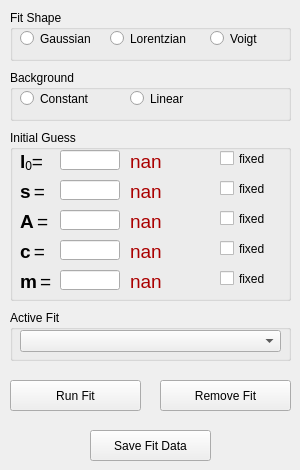
           <widget class="QWidget" name="tab_fit_2">
            <attribute name="title">
             <string>Peak Fit</string>
            </attribute>
            <widget class="QGroupBox" name="groupBox_fits_fit_shape_2">
             <property name="geometry">
              <rect>
               <x>10</x>
               <y>10</y>
               <width>281</width>
               <height>51</height>
              </rect>
             </property>
             <property name="title">
              <string>Fit Shape</string>
             </property>
             <widget class="QRadioButton" name="radioGaussian">
              <property name="geometry">
               <rect>
                <x>10</x>
                <y>20</y>
                <width>82</width>
                <height>17</height>
               </rect>
              </property>
              <property name="text">
               <string>Gaussian</string>
              </property>
             </widget>
             <widget class="QRadioButton" name="radioLorentzian">
              <property name="geometry">
               <rect>
                <x>100</x>
                <y>20</y>
                <width>82</width>
                <height>17</height>
               </rect>
              </property>
              <property name="text">
               <string>Lorentzian</string>
              </property>
             </widget>
             <widget class="QRadioButton" name="radioVoigt">
              <property name="geometry">
               <rect>
                <x>200</x>
                <y>20</y>
                <width>51</width>
                <height>17</height>
               </rect>
              </property>
              <property name="text">
               <string>Voigt</string>
              </property>
             </widget>
            </widget>
            <widget class="QGroupBox" name="groupBox_initial_guess_2">
             <property name="geometry">
              <rect>
               <x>10</x>
               <y>130</y>
               <width>281</width>
               <height>171</height>
              </rect>
             </property>
             <property name="title">
              <string>Initial Guess</string>
             </property>
             <widget class="QLineEdit" name="textCenterGuess">
              <property name="geometry">
               <rect>
                <x>50</x>
                <y>20</y>
                <width>60</width>
                <height>20</height>
               </rect>
              </property>
              <property name="sizePolicy">
               <sizepolicy hsizetype="Fixed" vsizetype="Maximum">
                <horstretch>0</horstretch>
                <verstretch>0</verstretch>
               </sizepolicy>
              </property>
              <property name="minimumSize">
               <size>
                <width>60</width>
                <height>20</height>
               </size>
              </property>
              <property name="maximumSize">
               <size>
                <width>30</width>
                <height>16777215</height>
               </size>
              </property>
             </widget>
             <widget class="QLabel" name="label_21">
              <property name="geometry">
               <rect>
                <x>10</x>
                <y>20</y>
                <width>31</width>
                <height>21</height>
               </rect>
              </property>
              <property name="text">
               <string>&lt;!DOCTYPE HTML PUBLIC &quot;-//W3C//DTD HTML 4.0//EN&quot; &quot;http://www.w3.org/TR/REC-html40/strict.dtd&quot;&gt;
&lt;html&gt;&lt;head&gt;&lt;meta name=&quot;qrichtext&quot; content=&quot;1&quot; /&gt;&lt;style type=&quot;text/css&quot;&gt;
p, li { white-space: pre-wrap; }
&lt;/style&gt;&lt;/head&gt;&lt;body style=&quot; font-family:'MS Shell Dlg 2'; font-size:8pt; font-weight:400; font-style:normal;&quot;&gt;
&lt;p style=&quot; margin-top:0px; margin-bottom:0px; margin-left:0px; margin-right:0px; -qt-block-indent:0; text-indent:0px;&quot;&gt;&lt;span style=&quot; font-family:'Symbol'; font-size:14pt; font-weight:600;&quot;&gt;l&lt;/span&gt;&lt;span style=&quot; font-size:14pt; vertical-align:sub;&quot;&gt;0&lt;/span&gt;&lt;span style=&quot; font-size:14pt;&quot;&gt;=&lt;/span&gt;&lt;/p&gt;&lt;/body&gt;&lt;/html&gt;</string>
              </property>
             </widget>
             <widget class="QCheckBox" name="checkFixLambda">
              <property name="geometry">
               <rect>
                <x>210</x>
                <y>20</y>
                <width>51</width>
                <height>17</height>
               </rect>
              </property>
              <property name="text">
               <string>fixed</string>
              </property>
             </widget>
             <widget class="QLabel" name="label_22">
              <property name="geometry">
               <rect>
                <x>10</x>
                <y>50</y>
                <width>31</width>
                <height>21</height>
               </rect>
              </property>
              <property name="text">
               <string>&lt;!DOCTYPE HTML PUBLIC &quot;-//W3C//DTD HTML 4.0//EN&quot; &quot;http://www.w3.org/TR/REC-html40/strict.dtd&quot;&gt;
&lt;html&gt;&lt;head&gt;&lt;meta name=&quot;qrichtext&quot; content=&quot;1&quot; /&gt;&lt;style type=&quot;text/css&quot;&gt;
p, li { white-space: pre-wrap; }
&lt;/style&gt;&lt;/head&gt;&lt;body style=&quot; font-family:'MS Shell Dlg 2'; font-size:8pt; font-weight:400; font-style:normal;&quot;&gt;
&lt;p style=&quot; margin-top:0px; margin-bottom:0px; margin-left:0px; margin-right:0px; -qt-block-indent:0; text-indent:0px;&quot;&gt;&lt;span style=&quot; font-family:'Symbol'; font-size:14pt; font-weight:600;&quot;&gt;s&lt;/span&gt;&lt;span style=&quot; font-size:14pt; vertical-align:sub;&quot;&gt; &lt;/span&gt;&lt;span style=&quot; font-size:14pt;&quot;&gt;=&lt;/span&gt;&lt;/p&gt;&lt;/body&gt;&lt;/html&gt;</string>
              </property>
             </widget>
             <widget class="QLineEdit" name="textSigmaGuess">
              <property name="geometry">
               <rect>
                <x>50</x>
                <y>50</y>
                <width>60</width>
                <height>20</height>
               </rect>
              </property>
              <property name="sizePolicy">
               <sizepolicy hsizetype="Fixed" vsizetype="Maximum">
                <horstretch>0</horstretch>
                <verstretch>0</verstretch>
               </sizepolicy>
              </property>
              <property name="minimumSize">
               <size>
                <width>60</width>
                <height>20</height>
               </size>
              </property>
              <property name="maximumSize">
               <size>
                <width>30</width>
                <height>16777215</height>
               </size>
              </property>
             </widget>
             <widget class="QCheckBox" name="checkFixSigma">
              <property name="geometry">
               <rect>
                <x>210</x>
                <y>50</y>
                <width>51</width>
                <height>17</height>
               </rect>
              </property>
              <property name="text">
               <string>fixed</string>
              </property>
             </widget>
             <widget class="QLabel" name="label_23">
              <property name="geometry">
               <rect>
                <x>10</x>
                <y>80</y>
                <width>31</width>
                <height>21</height>
               </rect>
              </property>
              <property name="text">
               <string>&lt;!DOCTYPE HTML PUBLIC &quot;-//W3C//DTD HTML 4.0//EN&quot; &quot;http://www.w3.org/TR/REC-html40/strict.dtd&quot;&gt;
&lt;html&gt;&lt;head&gt;&lt;meta name=&quot;qrichtext&quot; content=&quot;1&quot; /&gt;&lt;style type=&quot;text/css&quot;&gt;
p, li { white-space: pre-wrap; }
&lt;/style&gt;&lt;/head&gt;&lt;body style=&quot; font-family:'MS Shell Dlg 2'; font-size:8pt; font-weight:400; font-style:normal;&quot;&gt;
&lt;p style=&quot; margin-top:0px; margin-bottom:0px; margin-left:0px; margin-right:0px; -qt-block-indent:0; text-indent:0px;&quot;&gt;&lt;span style=&quot; font-family:'Symbol'; font-size:14pt; font-weight:600;&quot;&gt;A&lt;/span&gt;&lt;span style=&quot; font-size:14pt; vertical-align:sub;&quot;&gt; &lt;/span&gt;&lt;span style=&quot; font-size:14pt;&quot;&gt;=&lt;/span&gt;&lt;/p&gt;&lt;/body&gt;&lt;/html&gt;</string>
              </property>
             </widget>
             <widget class="QLineEdit" name="textAmpGuess">
              <property name="geometry">
               <rect>
                <x>50</x>
                <y>80</y>
                <width>60</width>
                <height>20</height>
               </rect>
              </property>
              <property name="sizePolicy">
               <sizepolicy hsizetype="Fixed" vsizetype="Maximum">
                <horstretch>0</horstretch>
                <verstretch>0</verstretch>
               </sizepolicy>
              </property>
              <property name="minimumSize">
               <size>
                <width>60</width>
                <height>20</height>
               </size>
              </property>
              <property name="maximumSize">
               <size>
                <width>30</width>
                <height>16777215</height>
               </size>
              </property>
             </widget>
             <widget class="QCheckBox" name="checkFixAmp">
              <property name="geometry">
               <rect>
                <x>210</x>
                <y>80</y>
                <width>51</width>
                <height>17</height>
               </rect>
              </property>
              <property name="text">
               <string>fixed</string>
              </property>
             </widget>
             <widget class="QLabel" name="labelFitLambda">
              <property name="geometry">
               <rect>
                <x>120</x>
                <y>20</y>
                <width>81</width>
                <height>21</height>
               </rect>
              </property>
              <property name="text">
               <string>&lt;!DOCTYPE HTML PUBLIC &quot;-//W3C//DTD HTML 4.0//EN&quot; &quot;http://www.w3.org/TR/REC-html40/strict.dtd&quot;&gt;
&lt;html&gt;&lt;head&gt;&lt;meta name=&quot;qrichtext&quot; content=&quot;1&quot; /&gt;&lt;style type=&quot;text/css&quot;&gt;
p, li { white-space: pre-wrap; }
&lt;/style&gt;&lt;/head&gt;&lt;body style=&quot; font-family:'MS Shell Dlg 2'; font-size:8pt; font-weight:400; font-style:normal;&quot;&gt;
&lt;p style=&quot; margin-top:0px; margin-bottom:0px; margin-left:0px; margin-right:0px; -qt-block-indent:0; text-indent:0px;&quot;&gt;&lt;span style=&quot; font-size:14pt; color:#aa0000;&quot;&gt;nan&lt;/span&gt;&lt;/p&gt;&lt;/body&gt;&lt;/html&gt;</string>
              </property>
             </widget>
             <widget class="QLabel" name="labelFitSigma">
              <property name="geometry">
               <rect>
                <x>120</x>
                <y>50</y>
                <width>81</width>
                <height>21</height>
               </rect>
              </property>
              <property name="text">
               <string>&lt;!DOCTYPE HTML PUBLIC &quot;-//W3C//DTD HTML 4.0//EN&quot; &quot;http://www.w3.org/TR/REC-html40/strict.dtd&quot;&gt;
&lt;html&gt;&lt;head&gt;&lt;meta name=&quot;qrichtext&quot; content=&quot;1&quot; /&gt;&lt;style type=&quot;text/css&quot;&gt;
p, li { white-space: pre-wrap; }
&lt;/style&gt;&lt;/head&gt;&lt;body style=&quot; font-family:'MS Shell Dlg 2'; font-size:8pt; font-weight:400; font-style:normal;&quot;&gt;
&lt;p style=&quot; margin-top:0px; margin-bottom:0px; margin-left:0px; margin-right:0px; -qt-block-indent:0; text-indent:0px;&quot;&gt;&lt;span style=&quot; font-size:14pt; color:#aa0000;&quot;&gt;nan&lt;/span&gt;&lt;/p&gt;&lt;/body&gt;&lt;/html&gt;</string>
              </property>
             </widget>
             <widget class="QLabel" name="labelFitAmp">
              <property name="geometry">
               <rect>
                <x>120</x>
                <y>80</y>
                <width>81</width>
                <height>21</height>
               </rect>
              </property>
              <property name="text">
               <string>&lt;!DOCTYPE HTML PUBLIC &quot;-//W3C//DTD HTML 4.0//EN&quot; &quot;http://www.w3.org/TR/REC-html40/strict.dtd&quot;&gt;
&lt;html&gt;&lt;head&gt;&lt;meta name=&quot;qrichtext&quot; content=&quot;1&quot; /&gt;&lt;style type=&quot;text/css&quot;&gt;
p, li { white-space: pre-wrap; }
&lt;/style&gt;&lt;/head&gt;&lt;body style=&quot; font-family:'MS Shell Dlg 2'; font-size:8pt; font-weight:400; font-style:normal;&quot;&gt;
&lt;p style=&quot; margin-top:0px; margin-bottom:0px; margin-left:0px; margin-right:0px; -qt-block-indent:0; text-indent:0px;&quot;&gt;&lt;span style=&quot; font-size:14pt; color:#aa0000;&quot;&gt;nan&lt;/span&gt;&lt;/p&gt;&lt;/body&gt;&lt;/html&gt;</string>
              </property>
             </widget>
             <widget class="QCheckBox" name="checkFixC">
              <property name="geometry">
               <rect>
                <x>210</x>
                <y>110</y>
                <width>51</width>
                <height>17</height>
               </rect>
              </property>
              <property name="text">
               <string>fixed</string>
              </property>
             </widget>
             <widget class="QLabel" name="labelFitC">
              <property name="geometry">
               <rect>
                <x>120</x>
                <y>110</y>
                <width>81</width>
                <height>21</height>
               </rect>
              </property>
              <property name="text">
               <string>&lt;!DOCTYPE HTML PUBLIC &quot;-//W3C//DTD HTML 4.0//EN&quot; &quot;http://www.w3.org/TR/REC-html40/strict.dtd&quot;&gt;
&lt;html&gt;&lt;head&gt;&lt;meta name=&quot;qrichtext&quot; content=&quot;1&quot; /&gt;&lt;style type=&quot;text/css&quot;&gt;
p, li { white-space: pre-wrap; }
&lt;/style&gt;&lt;/head&gt;&lt;body style=&quot; font-family:'MS Shell Dlg 2'; font-size:8pt; font-weight:400; font-style:normal;&quot;&gt;
&lt;p style=&quot; margin-top:0px; margin-bottom:0px; margin-left:0px; margin-right:0px; -qt-block-indent:0; text-indent:0px;&quot;&gt;&lt;span style=&quot; font-size:14pt; color:#aa0000;&quot;&gt;nan&lt;/span&gt;&lt;/p&gt;&lt;/body&gt;&lt;/html&gt;</string>
              </property>
             </widget>
             <widget class="QLabel" name="label_24">
              <property name="geometry">
               <rect>
                <x>10</x>
                <y>110</y>
                <width>31</width>
                <height>21</height>
               </rect>
              </property>
              <property name="text">
               <string>&lt;!DOCTYPE HTML PUBLIC &quot;-//W3C//DTD HTML 4.0//EN&quot; &quot;http://www.w3.org/TR/REC-html40/strict.dtd&quot;&gt;
&lt;html&gt;&lt;head&gt;&lt;meta name=&quot;qrichtext&quot; content=&quot;1&quot; /&gt;&lt;style type=&quot;text/css&quot;&gt;
p, li { white-space: pre-wrap; }
&lt;/style&gt;&lt;/head&gt;&lt;body style=&quot; font-family:'MS Shell Dlg 2'; font-size:8pt; font-weight:400; font-style:normal;&quot;&gt;
&lt;p style=&quot; margin-top:0px; margin-bottom:0px; margin-left:0px; margin-right:0px; -qt-block-indent:0; text-indent:0px;&quot;&gt;&lt;span style=&quot; font-size:14pt; font-weight:600;&quot;&gt;c&lt;/span&gt;&lt;span style=&quot; font-size:14pt; vertical-align:sub;&quot;&gt; &lt;/span&gt;&lt;span style=&quot; font-size:14pt;&quot;&gt;=&lt;/span&gt;&lt;/p&gt;&lt;/body&gt;&lt;/html&gt;</string>
              </property>
             </widget>
             <widget class="QLineEdit" name="textCGuess">
              <property name="geometry">
               <rect>
                <x>50</x>
                <y>110</y>
                <width>60</width>
                <height>20</height>
               </rect>
              </property>
              <property name="sizePolicy">
               <sizepolicy hsizetype="Fixed" vsizetype="Maximum">
                <horstretch>0</horstretch>
                <verstretch>0</verstretch>
               </sizepolicy>
              </property>
              <property name="minimumSize">
               <size>
                <width>60</width>
                <height>20</height>
               </size>
              </property>
              <property name="maximumSize">
               <size>
                <width>30</width>
                <height>16777215</height>
               </size>
              </property>
             </widget>
             <widget class="QLabel" name="labelFitSlope">
              <property name="geometry">
               <rect>
                <x>120</x>
                <y>140</y>
                <width>81</width>
                <height>21</height>
               </rect>
              </property>
              <property name="text">
               <string>&lt;!DOCTYPE HTML PUBLIC &quot;-//W3C//DTD HTML 4.0//EN&quot; &quot;http://www.w3.org/TR/REC-html40/strict.dtd&quot;&gt;
&lt;html&gt;&lt;head&gt;&lt;meta name=&quot;qrichtext&quot; content=&quot;1&quot; /&gt;&lt;style type=&quot;text/css&quot;&gt;
p, li { white-space: pre-wrap; }
&lt;/style&gt;&lt;/head&gt;&lt;body style=&quot; font-family:'MS Shell Dlg 2'; font-size:8pt; font-weight:400; font-style:normal;&quot;&gt;
&lt;p style=&quot; margin-top:0px; margin-bottom:0px; margin-left:0px; margin-right:0px; -qt-block-indent:0; text-indent:0px;&quot;&gt;&lt;span style=&quot; font-size:14pt; color:#aa0000;&quot;&gt;nan&lt;/span&gt;&lt;/p&gt;&lt;/body&gt;&lt;/html&gt;</string>
              </property>
             </widget>
             <widget class="QCheckBox" name="checkFixSlope">
              <property name="geometry">
               <rect>
                <x>210</x>
                <y>140</y>
                <width>51</width>
                <height>17</height>
               </rect>
              </property>
              <property name="text">
               <string>fixed</string>
              </property>
             </widget>
             <widget class="QLineEdit" name="textSlopeGuess">
              <property name="geometry">
               <rect>
                <x>50</x>
                <y>140</y>
                <width>60</width>
                <height>20</height>
               </rect>
              </property>
              <property name="sizePolicy">
               <sizepolicy hsizetype="Fixed" vsizetype="Maximum">
                <horstretch>0</horstretch>
                <verstretch>0</verstretch>
               </sizepolicy>
              </property>
              <property name="minimumSize">
               <size>
                <width>60</width>
                <height>20</height>
               </size>
              </property>
              <property name="maximumSize">
               <size>
                <width>30</width>
                <height>16777215</height>
               </size>
              </property>
             </widget>
             <widget class="QLabel" name="label_m_2">
              <property name="geometry">
               <rect>
                <x>10</x>
                <y>140</y>
                <width>31</width>
                <height>21</height>
               </rect>
              </property>
              <property name="text">
               <string>&lt;!DOCTYPE HTML PUBLIC &quot;-//W3C//DTD HTML 4.0//EN&quot; &quot;http://www.w3.org/TR/REC-html40/strict.dtd&quot;&gt;
&lt;html&gt;&lt;head&gt;&lt;meta name=&quot;qrichtext&quot; content=&quot;1&quot; /&gt;&lt;style type=&quot;text/css&quot;&gt;
p, li { white-space: pre-wrap; }
&lt;/style&gt;&lt;/head&gt;&lt;body style=&quot; font-family:'MS Shell Dlg 2'; font-size:8pt; font-weight:400; font-style:normal;&quot;&gt;
&lt;p style=&quot; margin-top:0px; margin-bottom:0px; margin-left:0px; margin-right:0px; -qt-block-indent:0; text-indent:0px;&quot;&gt;&lt;span style=&quot;  font-size:14pt; font-weight:600;&quot;&gt;m&lt;/span&gt;&lt;span style=&quot; font-size:14pt; vertical-align:sub;&quot;&gt; &lt;/span&gt;&lt;span style=&quot; font-size:14pt;&quot;&gt;=&lt;/span&gt;&lt;/p&gt;&lt;/body&gt;&lt;/html&gt;</string>
              </property>
             </widget>
            </widget>
            <widget class="QGroupBox" name="groupBox_18">
             <property name="geometry">
              <rect>
               <x>10</x>
               <y>70</y>
               <width>281</width>
               <height>51</height>
              </rect>
             </property>
             <property name="title">
              <string>Background</string>
             </property>
             <widget class="QRadioButton" name="radioConstant">
              <property name="geometry">
               <rect>
                <x>10</x>
                <y>20</y>
                <width>82</width>
                <height>17</height>
               </rect>
              </property>
              <property name="text">
               <string>Constant</string>
              </property>
             </widget>
             <widget class="QRadioButton" name="radioLinear">
              <property name="geometry">
               <rect>
                <x>120</x>
                <y>20</y>
                <width>82</width>
                <height>17</height>
               </rect>
              </property>
              <property name="text">
               <string>Linear</string>
              </property>
             </widget>
            </widget>
            <widget class="QPushButton" name="pushRunFit">
             <property name="geometry">
              <rect>
               <x>10</x>
               <y>380</y>
               <width>131</width>
               <height>31</height>
              </rect>
             </property>
             <property name="sizePolicy">
              <sizepolicy hsizetype="Preferred" vsizetype="Minimum">
               <horstretch>0</horstretch>
               <verstretch>0</verstretch>
              </sizepolicy>
             </property>
             <property name="minimumSize">
              <size>
               <width>0</width>
               <height>20</height>
              </size>
             </property>
             <property name="text">
              <string>Run Fit</string>
             </property>
            </widget>
            <widget class="QGroupBox" name="groupBox_19">
             <property name="geometry">
              <rect>
               <x>10</x>
               <y>310</y>
               <width>281</width>
               <height>51</height>
              </rect>
             </property>
             <property name="title">
              <string>Active Fit</string>
             </property>
             <widget class="QComboBox" name="comboActiveFit">
              <property name="geometry">
               <rect>
                <x>10</x>
                <y>20</y>
                <width>261</width>
                <height>22</height>
               </rect>
              </property>
             </widget>
            </widget>
            <widget class="QPushButton" name="pushRemoveFit">
             <property name="geometry">
              <rect>
               <x>160</x>
               <y>380</y>
               <width>131</width>
               <height>31</height>
              </rect>
             </property>
             <property name="text">
              <string>Remove Fit</string>
             </property>
            </widget>
            <widget class="QPushButton" name="pushSaveFit">
             <property name="geometry">
              <rect>
               <x>90</x>
               <y>430</y>
               <width>121</width>
               <height>31</height>
              </rect>
             </property>
             <property name="text">
              <string>Save Fit Data</string>
             </property>
            </widget>
           </widget>
